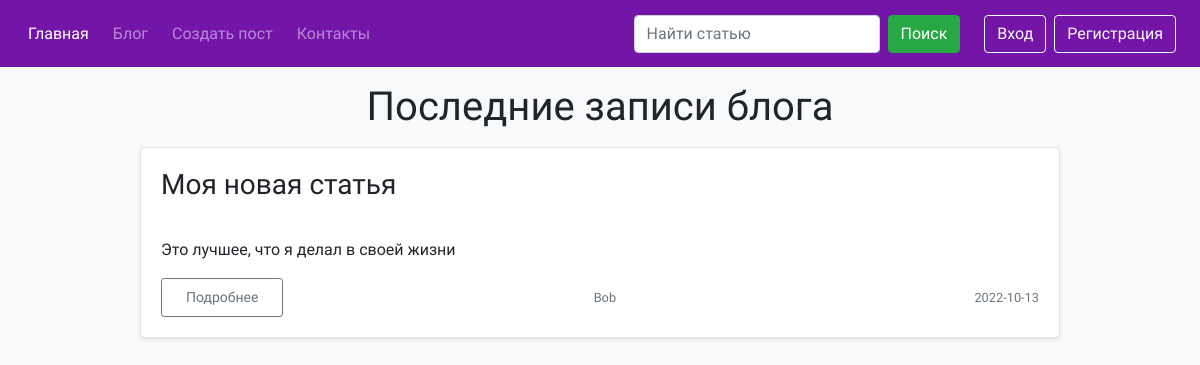
/blog/, run on an earlier commit of the app's database.
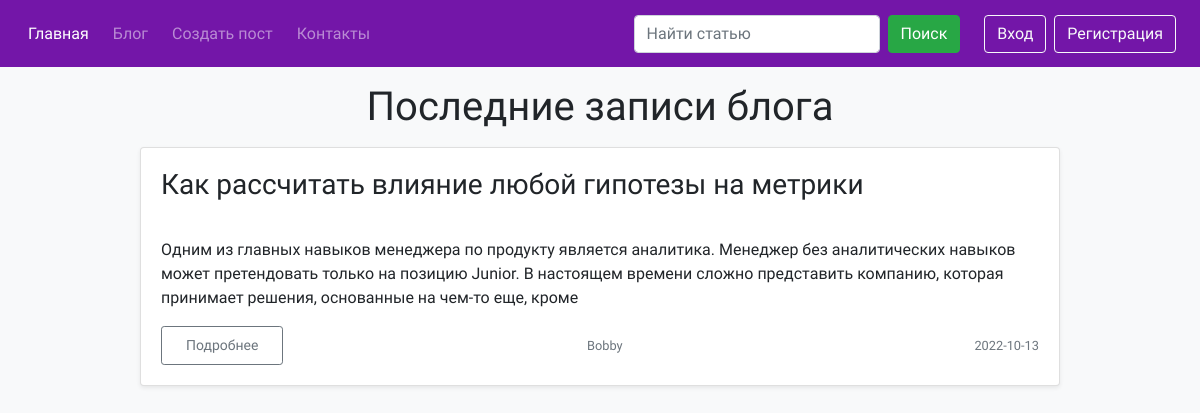
And on a later commit of the database.
### blog/models.py (models this page shows, shortened)
class PostModel(db.Model):
    id = db.Column(db.Integer, primary_key=True)
    title = db.Column(db.String(100), nullable=False)
    image = db.Column(db.String(255), nullable=True)
    description = db.Column(db.String(255), nullable=False)
    text = db.Column(db.Text, nullable=False)
    author = db.Column(db.Integer, db.ForeignKey('user_model.id', ondelete="CASCADE"))
    created_data = db.Column(db.DateTime, default=datetime.now(timezone('Europe/Minsk')))

### authentication/models.py (models this page shows, shortened)
class UserModel(db.Model, UserMixin):
    id = db.Column(db.Integer, primary_key=True)
    username = db.Column(db.String(255), nullable=False, unique=True)
    email = db.Column(db.String(255), nullable=False, unique=True)
    password = db.Column(db.String(255), nullable=False)
    role = db.Column(db.String(255), default="user")
    registration_data = db.Column(db.DateTime, default=datetime.utcnow)
    posts = db.relationship('PostModel', backref='post_author', lazy=True)

### blog/blog.py (the view)
@blog.route("/")
@logger.catch
def blog_view():
    return render_template(
        "blog/blog_page.html",
        title="Блог",
        posts_for_page=get_all_posts_from_post_model(),
    )

### app.py (called while the page is built)
@app.after_request
def redirect_to_signin(response):
    if response.status_code == 401:
        flash('Пожалуйста войдите в свой аккаунт или зарегистрируйтесь, чтобы попасть в данный раздел.', 'success')
        return redirect(url_for('authentication.sign_in_view', next_page=request.url))
    return response

### blog/services.py (called while the page is built)
@logger.catch
def get_all_posts_from_post_model():
    return PostModel.query.all()[::-1]

### templates/blog/blog_page.html (shortened to what this page needs)
{% extends 'base.html' %}
{% block content_app %}
    <div class="container">
        <h1 class="my-3 text-center">Последние записи блога</h1>
        <div class="row">
            {% if posts_for_page %}
                {% for post in posts_for_page %}
                    <div class="col-md-1"></div>
                    <div class="col-md-10">
                        <div class="card mb-4 shadow-sm">
                            <div class="card-body">
                                <h3 class="card-title">{{ post.title }}</h3>
                                <p class="card-text">{{ post.description| safe | truncate(1000) }}</p>
                                <div class="d-flex justify-content-between align-items-center">
                                    <div class="btn-group">
                                        <a href="{{ url_for("blog.post_page_view", post_id=post.id) }}"
                                           class="btn px-4 py-2 btn-sm btn-outline-secondary">Подробнее</a>
                                    </div>
                                    <small class="text-muted pr-5">{{ post.post_author.username }}</small>
                                    <small class="text-muted">{{ post.created_data.date() }}</small>
                                </div>
                            </div>
                        </div>
                    </div>
                    <div class="col-md-1"></div>
                {% endfor %}
            {% else %}
                <h2 class="container my-5 text-center">Увы, статей нет :(</h2>
            {% endif %}
        </div>
    </div>
{% endblock %}

### templates/base.html (shortened to what this page needs)
<!doctype html>
<html lang="en">
<head>
    {% block links %}
        <link rel="stylesheet" href="https://cdn.jsdelivr.net/npm/bootstrap@4.5.3/dist/css/bootstrap.min.css"
>
        <link rel="stylesheet" href="{{ url_for("static", filename="css/style.css") }}" type="text/css">
    {% endblock %}
</head>
<body class="bg-light">
{% block header %}
    {% include 'block/header.html' %}
{% endblock %}
<div class="main-content">
    {% block content_app %}
    {% endblock %}
</div>
</body>
</html>

### templates/block/header.html (shortened to what this page needs)
<div class="header">
    <nav class="navbar navbar-expand-lg navbar-dark sticky-top" style="background-color: #7316a8">
        <div class="collapse navbar-collapse" id="navbarSupportedContent">
            <ul class="navbar-nav mr-auto">
                <li class="nav-item active px-1 pt-2 h6">
                    <a href="/" class="nav-link">Главная</a>
                </li>
                <li class="nav-item px-1 pt-2 h6">
                    <a href="{{ url_for('blog.blog_view') }}" class="nav-link">Блог</a>
                </li>
                <li class="nav-item px-1 pt-2 h6">
                    <a href="{{ url_for('blog.create_post_view') }}" class="nav-link">Создать пост</a>
                </li>
                <li class="nav-item px-1 pt-2 h6">
                    <a href="{{ url_for('feedback.feedback_view') }}" class="nav-link">Контакты</a>
                </li>
            </ul>
            <form action="#" method="get" class="form-inline my-2 my-lg-0">
                <input type="text" name="query" size="20" class="form-control mr-sm-2" placeholder="Найти статью"
                       aria-label="Поиск">
                <button class="btn btn-success my-2 my-sm-0 mr-4" type="submit">Поиск</button>
            </form>
            {% if current_user.is_authenticated %}
                <a href="{{ url_for('authentication.sign_out_view') }}" class="btn btn-outline-light mr-2">Выход</a>
                <span class="navbar-text text-white mr-4 ml-5">{{ current_user.username }}</span>
            {% else %}
                <a href="{{ url_for('authentication.sign_in_view') }}" class="btn btn-outline-light mr-2">Вход</a>
                <a href="{{ url_for('authentication.sign_up_view') }}"
                   class="btn btn-outline-light mr-2">Регистрация</a>
            {% endif %}
        </div>
    </nav>
</div>

### static/css/style.css (style rules this page uses)
* { font-family: 'Source Sans Pro', sans-serif; }
a { text-decoration: none; }

What changed in the data, as far as the page shows it:
removed PostModel: title "Моя новая статья", description "Это лучшее, что я делал в своей жизни", post_author.username "Bob", created_data "2022-10-13"
added PostModel: title "Как рассчитать влияние любой гипотезы на метрики", description "Одним из главных навыков менеджера по продукту является аналитика. Менеджер без аналитических навыков может претендовать только на позицию Junior. В настоящем времени сложно представить компанию, которая принимает решения, основанные на чем-то еще, кроме", post_author.username "Bobby", created_data "2022-10-13"
